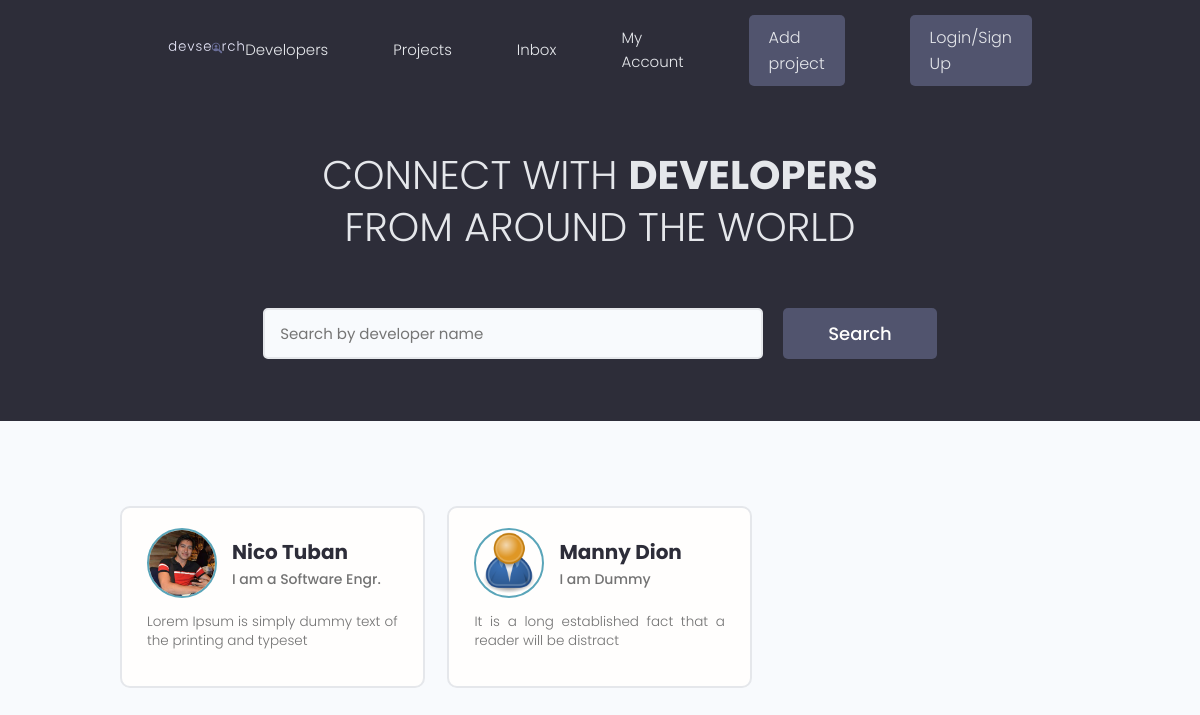
Before: / with the older database file.
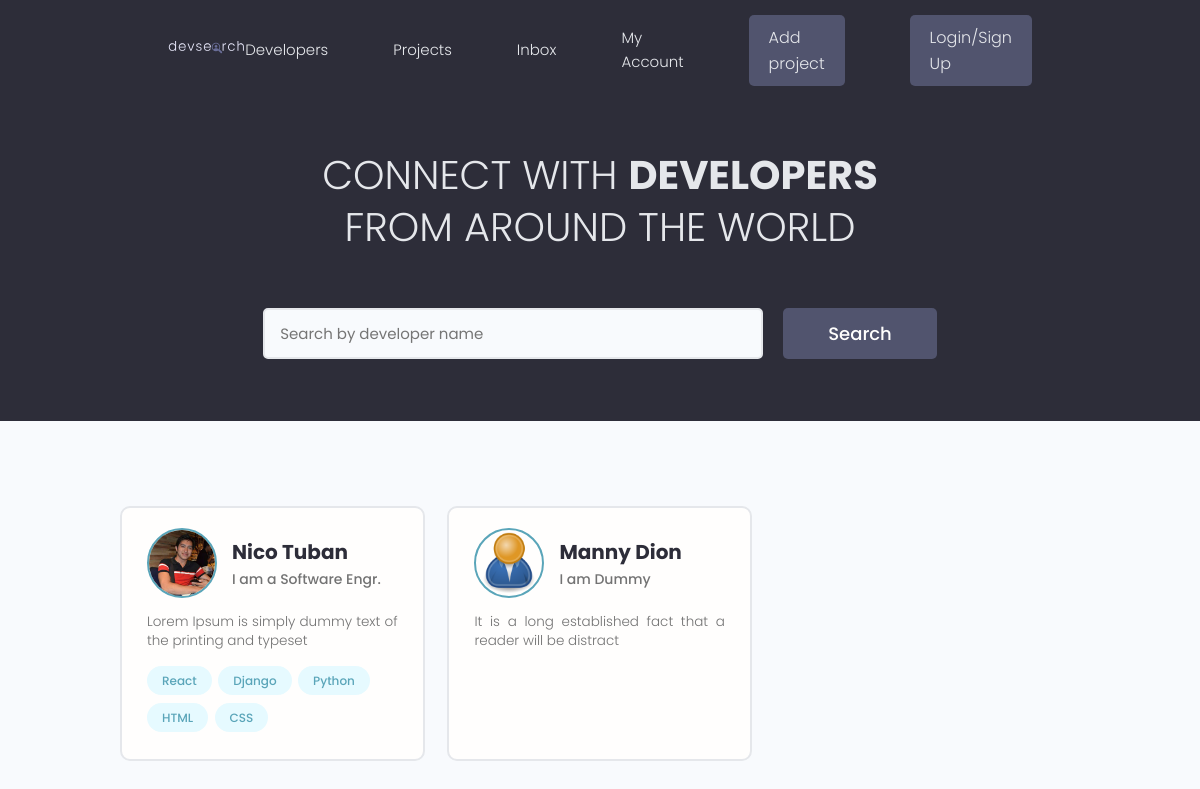
After: the same page with the newer database file.
### users/models.py (models this page shows, shortened)
class Profile(models.Model):
    user = models.OneToOneField(User, on_delete=models.CASCADE, null=True, blank=True)
    name = models.CharField(max_length=200, blank=True, null=True)
    email = models.EmailField(max_length=500, blank=True, null=True)
    username = models.CharField(max_length=200, blank=True, null=True)
    location = models.CharField(max_length=200, blank=True, null=True)
    short_intro = models.CharField(max_length=200, blank=True, null=True)
    bio = models.TextField(blank=True, null=True)
    profile_image = models.ImageField(null=True, blank=True, upload_to='profiles/', default="profiles/user-default.png")
    social_github = models.CharField(max_length=200, blank=True, null=True)
    social_twitter = models.CharField(max_length=200, blank=True, null=True)
    social_linkedin = models.CharField(max_length=200, blank=True, null=True)
    social_youtube = models.CharField(max_length=200, blank=True, null=True)
    social_website = models.CharField(max_length=200, blank=True, null=True)
    created = models.DateTimeField(auto_now_add=True)
    id = models.UUIDField(default=uuid.uuid4, unique=True,
                         primary_key=True, editable=False)

class Skill(models.Model):
    owner = models.ForeignKey(Profile, on_delete=models.CASCADE, null=True, blank=True) # parent(Profile)-child(Skill) relationship
    name = models.CharField(max_length=200, blank=True, null=True)
    description = models.TextField(null=True, blank=True)
    created = models.DateTimeField(auto_now_add=True)
    id = models.UUIDField(default=uuid.uuid4, unique=True,
                         primary_key=True, editable=False)
    def __str__(self):
        return str(self.name)

### users/views.py (the view)
# urls.py: path('', views.profiles, name="profiles"),
def profiles(request):
    profiles = Profile.objects.all()
    context = {'profiles': profiles}
    return render(request, 'users/profiles.html', context)

### users/templates/users/profiles.html (shortened to what this page needs)
{% extends 'main.html' %}
{% block content %}
    <main class="home">
        <section class="hero-section text-center">
          <div class="container container--narrow">
            <div class="hero-section__box">
              <h2>CONNECT WITH <span>DEVELOPERS</span></h2>
              <h2>FROM AROUND THE WORLD</h2>
            </div>
            <div class="hero-section__search">
              <form class="form" action="#" method="get">
                <div class="form__field">
                  <input class="input input--text" id="formInput#search" type="text" name="text"
                    placeholder="Search by developer name" />
                </div>
                <input class="btn btn--sub btn--lg" type="submit" value="Search" />
              </form>
            </div>
          </div>
        </section>
        <section class="devlist">
          <div class="container">
            <div class="grid grid--three">
              {% for profile in profiles %}
              <div class="column card">
                <div class="dev">
                  <a href="{% url 'user-profile' profile.id %}" class="card__body">
                    <div class="dev__profile">
                      <img class="avatar avatar--md" src="{{ profile.profile_image.url }}" alt="image" />
                      <div class="dev__meta">
                        <h3>{{profile.name}}</h3>
                        <h5>{{ profile.short_intro }}</h5>
                      </div>
                    </div>
                    <p class="dev__info">{{ profile.bio|slice:"60" }} </p>
                    <div class="dev__skills">
                       {% for skill in profile.skill_set.all|slice:"5" %}
                      <span class="tag tag--pill tag--main">
                        <small>{{skill}}</small>
                      </span>
                      {% endfor %}
                    </div>
                  </a>
                </div>
              </div>
              {% endfor %}
            </div>
          </div>
        </section>
      </main>
{% endblock content %}

Changed rows visible on the page:
added Skill: name "React", shown under Profile "Nico Tuban"
added Skill: name "Django", shown under Profile "Nico Tuban"
added Skill: name "Python", shown under Profile "Nico Tuban"
added Skill: name "HTML", shown under Profile "Nico Tuban"
added Skill: name "CSS", shown under Profile "Nico Tuban"
